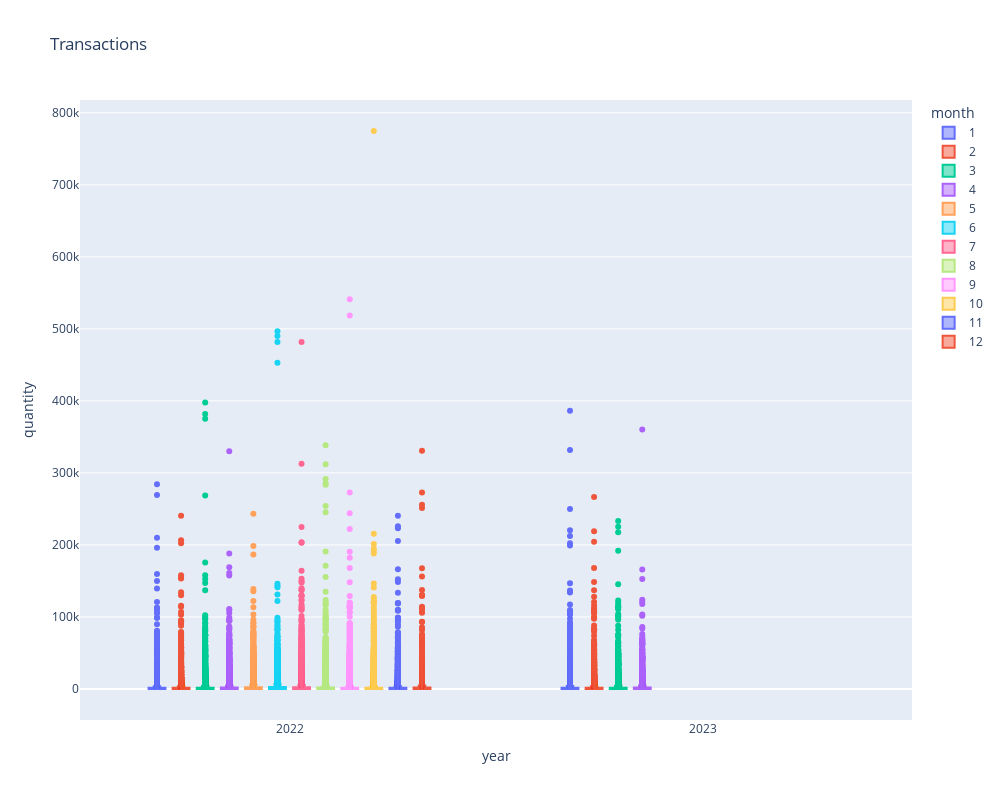

Here is the notebook cell this chart was saved with:
### Markdown cell above
### Transactions

### Code cell
explore["year"] = explore['week_end_date'].dt.year
explore["month"] = explore['week_end_date'].dt.month
fig = px.box(explore, x="year", y="quantity" , color = "month", title = "Transactions", width = 1000, height = 800)
fig.show()

### Figure 1 — Plotly figure (JSON) as saved in the notebook; plotly's stock layout.template omitted (floating-point values rounded to 4 significant figures; data arrays with more than 128 entries replaced by an {"elided": "..."} marker saying what was removed)
{"data": [{"alignmentgroup": "True", "hovertemplate": "month=1<br>year=%{x}<br>quantity=%{y}<extra></extra>", "legendgroup": "1", "marker": {"color": "#636efa"}, "name": "1", "notched": false, "offsetgroup": "1", "orientation": "v", "showlegend": true, "type": "box", "x": {"elided": "14176 int values"}, "x0": " ", "xaxis": "x", "y": {"elided": "14176 int values"}, "y0": " ", "yaxis": "y"}, {"alignmentgroup": "True", "hovertemplate": "month=2<br>year=%{x}<br>quantity=%{y}<extra></extra>", "legendgroup": "2", "marker": {"color": "#EF553B"}, "name": "2", "notched": false, "offsetgroup": "2", "orientation": "v", "showlegend": true, "type": "box", "x": {"elided": "11843 int values"}, "x0": " ", "xaxis": "x", "y": {"elided": "11843 int values"}, "y0": " ", "yaxis": "y"}, {"alignmentgroup": "True", "hovertemplate": "month=3<br>year=%{x}<br>quantity=%{y}<extra></extra>", "legendgroup": "3", "marker": {"color": "#00cc96"}, "name": "3", "notched": false, "offsetgroup": "3", "orientation": "v", "showlegend": true, "type": "box", "x": {"elided": "11806 int values"}, "x0": " ", "xaxis": "x", "y": {"elided": "11806 int values"}, "y0": " ", "yaxis": "y"}, {"alignmentgroup": "True", "hovertemplate": "month=4<br>year=%{x}<br>quantity=%{y}<extra></extra>", "legendgroup": "4", "marker": {"color": "#ab63fa"}, "name": "4", "notched": false, "offsetgroup": "4", "orientation": "v", "showlegend": true, "type": "box", "x": {"elided": "9011 int values"}, "x0": " ", "xaxis": "x", "y": {"elided": "9011 int values"}, "y0": " ", "yaxis": "y"}, {"alignmentgroup": "True", "hovertemplate": "month=5<br>year=%{x}<br>quantity=%{y}<extra></extra>", "legendgroup": "5", "marker": {"color": "#FFA15A"}, "name": "5", "notched": false, "offsetgroup": "5", "orientation": "v", "showlegend": true, "type": "box", "x": {"elided": "7420 int values"}, "x0": " ", "xaxis": "x", "y": {"elided": "7420 int values"}, "y0": " ", "yaxis": "y"}, {"alignmentgroup": "True", "hovertemplate": "month=6<br>year=%{x}<br>quantity=%{y}<extra></extra>", "legendgroup": "6", "marker": {"color": "#19d3f3"}, "name": "6", "notched": false, "offsetgroup": "6", "orientation": "v", "showlegend": true, "type": "box", "x": {"elided": "6170 int values"}, "x0": " ", "xaxis": "x", "y": {"elided": "6170 int values"}, "y0": " ", "yaxis": "y"}, {"alignmentgroup": "True", "hovertemplate": "month=7<br>year=%{x}<br>quantity=%{y}<extra></extra>", "legendgroup": "7", "marker": {"color": "#FF6692"}, "name": "7", "notched": false, "offsetgroup": "7", "orientation": "v", "showlegend": true, "type": "box", "x": {"elided": "7810 int values"}, "x0": " ", "xaxis": "x", "y": {"elided": "7810 int values"}, "y0": " ", "yaxis": "y"}, {"alignmentgroup": "True", "hovertemplate": "month=8<br>year=%{x}<br>quantity=%{y}<extra></extra>", "legendgroup": "8", "marker": {"color": "#B6E880"}, "name": "8", "notched": false, "offsetgroup": "8", "orientation": "v", "showlegend": true, "type": "box", "x": {"elided": "6839 int values"}, "x0": " ", "xaxis": "x", "y": {"elided": "6839 int values"}, "y0": " ", "yaxis": "y"}, {"alignmentgroup": "True", "hovertemplate": "month=9<br>year=%{x}<br>quantity=%{y}<extra></extra>", "legendgroup": "9", "marker": {"color": "#FF97FF"}, "name": "9", "notched": false, "offsetgroup": "9", "orientation": "v", "showlegend": true, "type": "box", "x": {"elided": "6585 int values"}, "x0": " ", "xaxis": "x", "y": {"elided": "6585 int values"}, "y0": " ", "yaxis": "y"}, {"alignmentgroup": "True", "hovertemplate": "month=10<br>year=%{x}<br>quantity=%{y}<extra></extra>", "legendgroup": "10", "marker": {"color": "#FECB52"}, "name": "10", "notched": false, "offsetgroup": "10", "orientation": "v", "showlegend": true, "type": "box", "x": {"elided": "8202 int values"}, "x0": " ", "xaxis": "x", "y": {"elided": "8202 int values"}, "y0": " ", "yaxis": "y"}, {"alignmentgroup": "True", "hovertemplate": "month=11<br>year=%{x}<br>quantity=%{y}<extra></extra>", "legendgroup": "11", "marker": {"color": "#636efa"}, "name": "11", "notched": false, "offsetgroup": "11", "orientation": "v", "showlegend": true, "type": "box", "x": {"elided": "6440 int values"}, "x0": " ", "xaxis": "x", "y": {"elided": "6440 int values"}, "y0": " ", "yaxis": "y"}, {"alignmentgroup": "True", "hovertemplate": "month=12<br>year=%{x}<br>quantity=%{y}<extra></extra>", "legendgroup": "12", "marker": {"color": "#EF553B"}, "name": "12", "notched": false, "offsetgroup": "12", "orientation": "v", "showlegend": true, "type": "box", "x": {"elided": "6431 int values"}, "x0": " ", "xaxis": "x", "y": {"elided": "6431 int values"}, "y0": " ", "yaxis": "y"}], "layout": {"boxmode": "group", "height": 800, "legend": {"title": {"text": "month"}, "tracegroupgap": 0}, "title": {"text": "Transactions"}, "width": 1000, "xaxis": {"anchor": "y", "domain": [0, 1], "title": {"text": "year"}}, "yaxis": {"anchor": "x", "domain": [0, 1], "title": {"text": "quantity"}}}}
